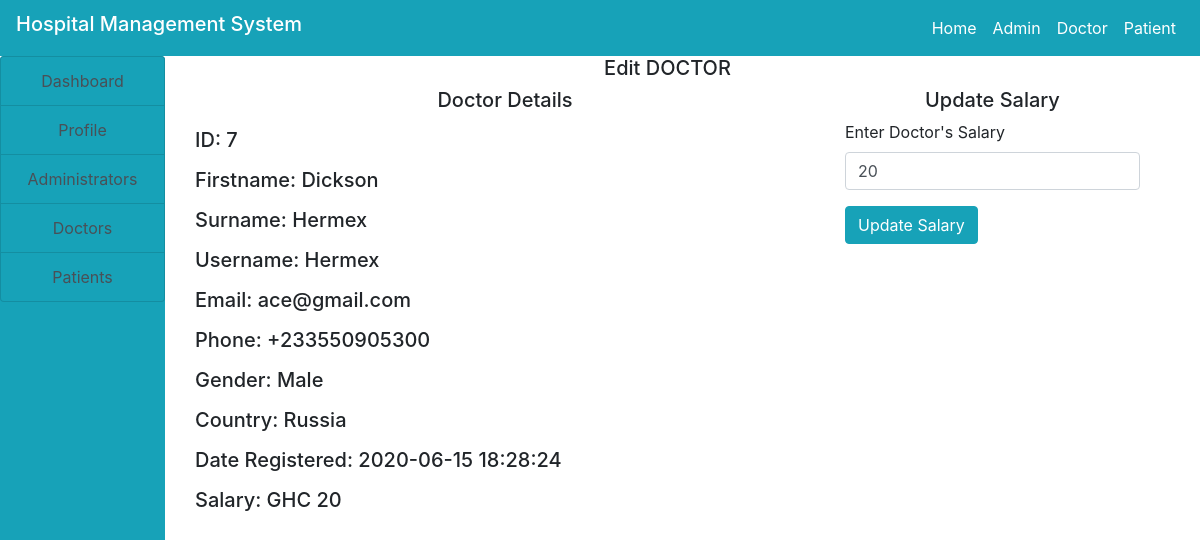
Page /admin/edit.php?id=7 on the committed database.
### tables this page shows
CREATE TABLE IF NOT EXISTS `doctors` (
  `id` int(100) NOT NULL AUTO_INCREMENT,
  `firstname` varchar(100) NOT NULL,
  `surname` varchar(100) NOT NULL,
  `username` varchar(100) NOT NULL,
  `email` varchar(100) NOT NULL,
  `gender` varchar(100) NOT NULL,
  `phone` varchar(100) NOT NULL,
  `country` varchar(100) NOT NULL,
  `password` varchar(100) NOT NULL,
  `salary` varchar(100) NOT NULL,
  `data_reg` varchar(100) NOT NULL,
  `status` varchar(100) NOT NULL,
  `profile` varchar(100) NOT NULL,
  PRIMARY KEY (`id`)
);

### admin/edit.php (the view, shortened to what this page needs)
<!DOCTYPE html>
<html>
<body>
<?php
   include ("../include/header.php");
    include("../include/connection.php");
?>
     <div class="container-fluid">
           <div class="col-md-12">
               <div class="row">
                    <div class="col-md-2" style="margin-left: -30px">
                        <?php
                          include("sidenav.php");
                        ?>
                    </div>
                    <div class="col-md-10">
                         <h5 class="text-center">Edit DOCTOR</h5>
                        <?php
                            if (isset($_GET['id'])){
                                $id = $_GET['id'];
                                $query = "SELECT * FROM doctors WHERE id='$id'";
                                $res = mysqli_query($con,$query);
                                $row = mysqli_fetch_array($res);
                            }
                        ?>
                        <div class="row">
                                <div class="col-md-8">
                                       <h5 class="text-center">Doctor Details </h5>
                                       <h5 class="my-3">ID: <?php echo $row['id']; ?></h5>
                                    <h5 class="my-3">Firstname: <?php echo $row['firstname']; ?></h5>
                                    <h5 class="my-3">Surname: <?php echo $row['surname']; ?></h5>
                                    <h5 class="my-3">Username: <?php echo $row['username']; ?></h5>
                                    <h5 class="my-3">Email: <?php echo $row['email']; ?></h5>
                                    <h5 class="my-3">Phone: +<?php echo $row['phone']; ?></h5>
                                    <h5 class="my-3">Gender: <?php echo $row['gender']; ?></h5>
                                    <h5 class="my-3">Country: <?php echo $row['country']; ?></h5>
                                    <h5 class="my-3">Date Registered: <?php echo $row['data_reg']; ?></h5>
                                    <h5 class="my-3">Salary: GHC <?php echo $row['salary']; ?></h5>
                                </div>
                                <div class="col-md-4">
                                     <h5 class="text-center">Update Salary</h5>
                                    <form action="" method="post">
                                        <label for="">Enter Doctor's Salary</label>
                                        <input type="number" name="salary" class="form-control" autocomplete="off" placeholder="Enter Doctor's Salary"
                                        value="<?php echo $row['salary'] ?>">
                                        <input type="submit" name="update" class="btn btn-info my-3" value="Update Salary">
                                    </form>
                                </div>
                        </div>
                    </div>
               </div>
           </div>
     </div>
</body>
</html>

### rows in the picture
doctors: id "7", firstname "Dickson", surname "Hermex", username "Hermex", email "ace@gmail.com", phone "233550905300", gender "Male", country "Russia", data_reg "2020-06-15 18:28:24", salary "20"
